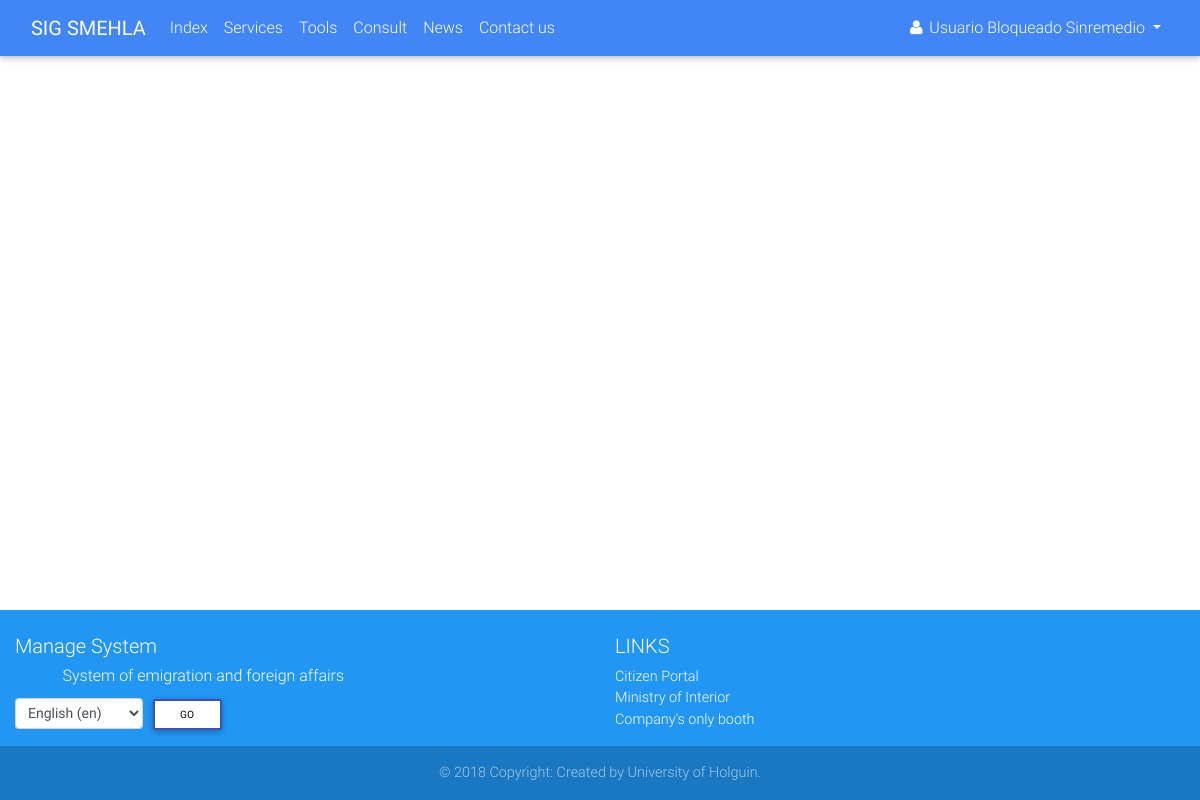
Page /entity/list/ (signed in) on the earlier database version.
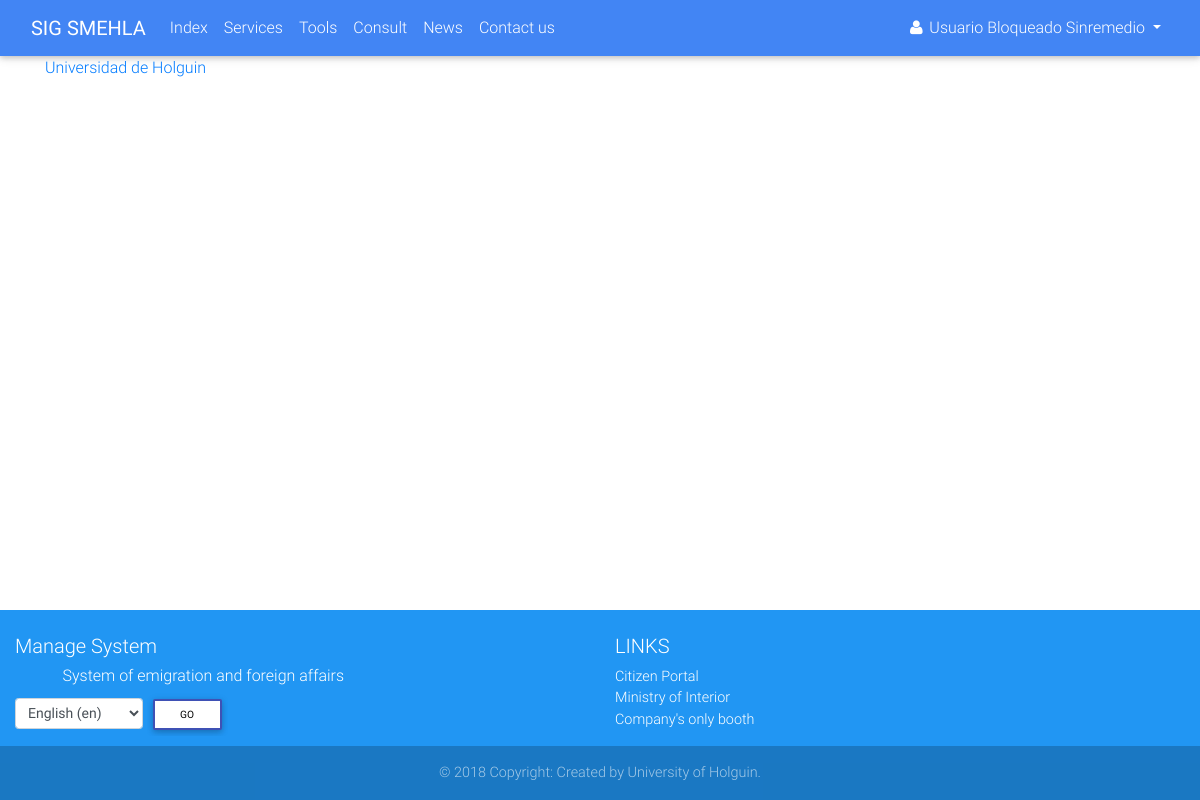
Same page on the later database version.
### services/models.py (models this page shows)
class Entity(models.Model):
    class Meta:
        verbose_name = _('Entity')
        verbose_name_plural = _('Entities')
    def __str__(self):
        return '{}'.format(self.name)
    name = models.CharField(_('Name'), max_length=100)
    localization = models.CharField(_('Localization'), max_length=200)
    identification_no = models.CharField(_('Identification No.'), max_length=50)
    issuance_date = models.DateField(_('Issuance date'))
    expiration_date = models.DateField(_('Expiration date'))
    telephone = models.PositiveIntegerField(_('Telephone'))
    email = models.EmailField(_('Email'))

### services/views.py (the view)
# urls.py: path('entity/list/', views.EntityListView.as_view(), name='entity_list'),
class EntityListView(mixins.LoginRequiredMixin, generic.ListView):
    model = models.Entity

### accounts/models.py (called while the page is built)
    def __str__(self):
        if self.first_name and self.last_name:
            return self.get_full_name()
        else:
            return self.username

### services/templates/services/entity_list.html
{% extends 'navbar.html' %}
{% block main %}
    <div class="container">
        {% for entity in entity_list %}
            <div class="row">
                <div class="col">
                    <a href="{% url 'services:entity_detail' entity.pk %}">{{ entity }}</a>
                </div>
            </div>
        {% endfor %}
    </div>
{% endblock %}

Differences in the rows shown:
added Entity: name "Universidad de Holguin"
